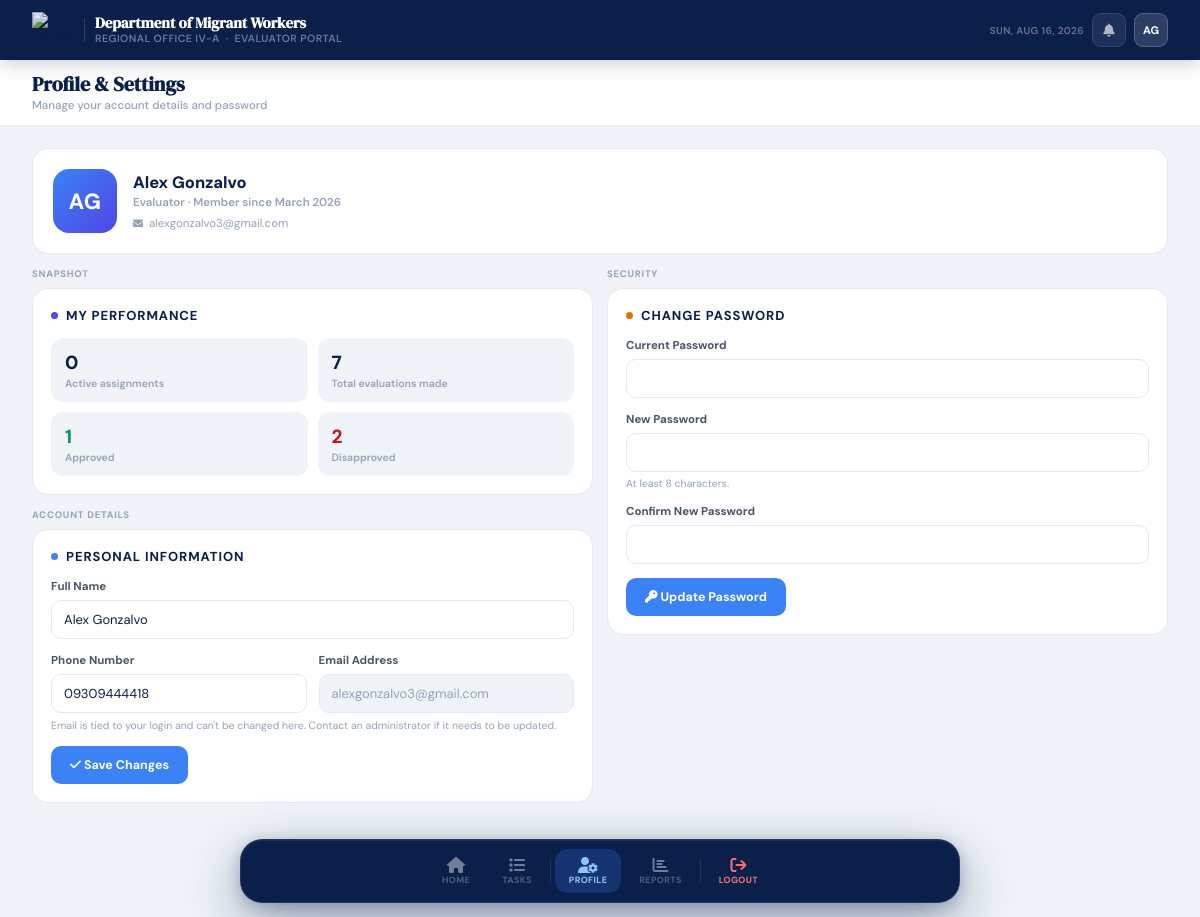
The app's page /evaluator/settings.php (signed in) with its own data.
### tables this page shows
CREATE TABLE `evaluators` (
  `eid` int(11) NOT NULL,
  `email` varchar(100) NOT NULL,
  `full_name` varchar(100) DEFAULT NULL,
  `phone` varchar(20) DEFAULT NULL,
  `created_at` timestamp NOT NULL DEFAULT current_timestamp()
);

### evaluator/settings.php (the view, shortened to what this page needs)
<?php
require_once '../auth.php';
$evaluator_email = $_SESSION['user_email'];
$evaluator_name  = 'Evaluator';
$evaluator_id    = null;
$evaluator_phone = '';
$evaluator_since = null;
$stmt_ev = $database->prepare("
    SELECT eid, full_name, phone, created_at
    FROM evaluators
    WHERE email = ?
    LIMIT 1
");
$stmt_ev->bind_param("s", $evaluator_email);
$stmt_ev->execute();
$ev_result = $stmt_ev->get_result();
if ($ev_result->num_rows === 1) {
    $row             = $ev_result->fetch_assoc();
    $evaluator_id    = (int)$row['eid'];
    $evaluator_name  = $row['full_name'] ?? 'Evaluator';
    $evaluator_phone = $row['phone'] ?? '';
    $evaluator_since = $row['created_at'] ?? null;
}
$perf = [
    'evaluated_total' => 0,
    'approved'        => 0,
    'disapproved'     => 0,
    'for_compliance'  => 0,
    'active_now'      => 0,
];
if ($evaluator_id) {
    $stmt = $database->prepare("
        SELECT decision, COUNT(*) AS cnt
        FROM evaluations
        WHERE evaluator_id = ?
        GROUP BY decision
    ");
    $stmt->bind_param("i", $evaluator_id);
    $stmt->execute();
    $res = $stmt->get_result();
    while ($r = $res->fetch_assoc()) {
        $cnt = (int)$r['cnt'];
        $perf['evaluated_total'] += $cnt;
        if (array_key_exists($r['decision'], $perf)) {
            $perf[$r['decision']] += $cnt;
        }
    }
    $stmt = $database->prepare("
        SELECT COUNT(*) AS cnt FROM applications
        WHERE current_evaluator_id = ? AND handling_party = 'evaluator'
    ");
    $stmt->bind_param("i", $evaluator_id);
    $stmt->execute();
    $perf['active_now'] = (int)$stmt->get_result()->fetch_assoc()['cnt'];
}
$parts    = explode(' ', trim($evaluator_name));
$initials = count($parts) >= 2
    ? strtoupper(substr($parts[0], 0, 1) . substr(end($parts), 0, 1))
    : strtoupper(substr($evaluator_name, 0, 2));
$member_since_label = $evaluator_since ? date('F Y', strtotime($evaluator_since)) : '—';
?>
<!DOCTYPE html>
<html lang="en">
<head>
    <link rel="stylesheet" href="https://cdnjs.cloudflare.com/ajax/libs/font-awesome/6.5.1/css/all.min.css">
    <link rel="stylesheet" href="../css/dashboard.css">
</head>
<body>
    <header class="topbar">
        <div class="topbar-brand">
            <img src="https://dmw.gov.ph/images/dmw_tahanan_ng_ofw_colored.png" alt="DMW">
            <div class="brand-text">
                <h1>Department of Migrant Workers</h1>
                <p>REGIONAL OFFICE IV-A &nbsp;·&nbsp; EVALUATOR PORTAL</p>
            </div>
        </div>
        <div class="topbar-right">
            <span class="topbar-date" id="live-date"></span>
            <div class="tb-btn">
                <i class="fas fa-bell"></i>
            </div>
            <div class="topbar-avatar" id="tb-avatar"><?= htmlspecialchars($initials) ?></div>
        </div>
    </header>
    <div class="subbar">
        <div class="subbar-top">
            <div class="subbar-greeting">
                <h2>Profile &amp; Settings</h2>
                <p>Manage your account details and password</p>
            </div>
        </div>
    </div>
    <div class="main">
        <div class="profile-card fade-in d1">
            <div class="profile-avatar" id="profile-avatar"><?= htmlspecialchars($initials) ?></div>
            <div class="profile-info">
                <div class="profile-name" id="profile-name-display"><?= htmlspecialchars($evaluator_name) ?></div>
                <div class="profile-role">Evaluator &middot; Member since <?= htmlspecialchars($member_since_label) ?></div>
                <div class="profile-email">
                    <i class="fas fa-envelope" style="font-size:10px;"></i>
                    <?= htmlspecialchars($evaluator_email) ?>
                </div>
            </div>
        </div>
        <div class="settings-grid">
            <div>
                <p class="sec-label fade-in d2">Snapshot</p>
                <div class="card fade-in d2">
                    <div class="card-head">
                        <span class="card-title">
                            <span class="ctdot" style="background:var(--indigo)"></span>
                            My Performance
                        </span>
                    </div>
                    <div class="perf-grid">
                        <div class="perf-item">
                            <div class="perf-value"><?= number_format($perf['active_now']) ?></div>
                            <div class="perf-label">Active assignments</div>
                        </div>
                        <div class="perf-item">
                            <div class="perf-value"><?= number_format($perf['evaluated_total']) ?></div>
                            <div class="perf-label">Total evaluations made</div>
                        </div>
                        <div class="perf-item">
                            <div class="perf-value" style="color:#059669;"><?= number_format($perf['approved']) ?></div>
                            <div class="perf-label">Approved</div>
                        </div>
                        <div class="perf-item">
                            <div class="perf-value" style="color:#b91c1c;"><?= number_format($perf['disapproved']) ?></div>
                            <div class="perf-label">Disapproved</div>
                        </div>
                    </div>
                </div>
                <p class="sec-label fade-in d3">Account Details</p>
                <div class="card fade-in d3">
                    <div class="card-head">
                        <span class="card-title">
                            <span class="ctdot" style="background:var(--blue-lt)"></span>
                            Personal Information
                        </span>
                    </div>
                    <form id="profile-form">
                        <div class="form-group">
                            <label class="form-label" for="full_name">Full Name</label>
                            <input type="text" id="full_name" name="full_name" class="form-input"
                                value="<?= htmlspecialchars($evaluator_name) ?>" required>
                        </div>
                        <div class="form-row">
                            <div class="form-group">
                                <label class="form-label" for="phone">Phone Number</label>
                                <input type="text" id="phone" name="phone" class="form-input"
                                    value="<?= htmlspecialchars($evaluator_phone) ?>" placeholder="e.g. 09171234567">
                            </div>
                            <div class="form-group">
                                <label class="form-label" for="email_ro">Email Address</label>
                                <input type="text" id="email_ro" class="form-input" value="<?= htmlspecialchars($evaluator_email) ?>" disabled>
                            </div>
                        </div>
                        <div class="form-hint" style="margin-top:-8px; margin-bottom:14px;">
                            Email is tied to your login and can't be changed here. Contact an administrator if it needs to be updated.
                        </div>
                        <div class="form-actions">
                            <button type="submit" class="btn btn-primary" id="profile-save-btn">
                                <i class="fas fa-check"></i> Save Changes
                            </button>
                        </div>
                    </form>
                </div>
            </div>
            <div>
                <p class="sec-label fade-in d4">Security</p>
                <div class="card fade-in d4">
                    <div class="card-head">
                        <span class="card-title">
                            <span class="ctdot" style="background:#d97706"></span>
                            Change Password
                        </span>
                    </div>
                    <form id="password-form">
                        <div class="form-group">
                            <label class="form-label" for="current_password">Current Password</label>
                            <input type="password" id="current_password" name="current_password" class="form-input" required autocomplete="current-password">
                        </div>
                        <div class="form-group">
                            <label class="form-label" for="new_password">New Password</label>
                            <input type="password" id="new_password" name="new_password" class="form-input" required autocomplete="new-password">
                            <div class="form-hint">At least 8 characters.</div>
                        </div>
                        <div class="form-group">
                            <label class="form-label" for="confirm_password">Confirm New Password</label>
                            <input type="password" id="confirm_password" name="confirm_password" class="form-input" required autocomplete="new-password">
                        </div>
                        <div class="form-actions">
                            <button type="submit" class="btn btn-primary" id="password-save-btn">
                                <i class="fas fa-key"></i> Update Password
                            </button>
                        </div>
                    </form>
                </div>
            </div>
        </div>
    </div>
    <div class="dock-wrap">
        <nav class="dock">
            <a href="index.php" class="dk">
                <i class="fas fa-house"></i>
                <span class="dk-lbl">Home</span>
            </a>
            <a href="applications.php" class="dk">
                <i class="fas fa-list"></i>
                <span class="dk-lbl">Tasks</span>
            </a>
            <a href="profile.php" class="dk active">
                <i class="fas fa-user-gear"></i>
                <span class="dk-lbl">Profile</span>
            </a>
            <a href="reports.php" class="dk">
                <i class="fas fa-chart-bar"></i>
                <span class="dk-lbl">Reports</span>
            </a>
            <div class="dk" onclick="logout('Evaluator')">
                <i class="fas fa-arrow-right-from-bracket" style="color:#f87171"></i>
                <span class="dk-lbl" style="color:#f87171">Logout</span>
            </div>
        </nav>
    </div>
</body>
</html>

### evaluator/settings.php (style rules this page uses)
.topbar-brand img { width: 42px; height: auto; display: block; background: transparent; filter: none; }
.sec-label { font-size: 9.5px; font-weight: 700; letter-spacing: .08em; text-transform: uppercase; color: var(--text3); margin-bottom: 8px; }
.fade-in { opacity: 0; transform: translateY(10px); animation: fi2 .4s ease forwards; }
.d1 { animation-delay: .05s }
.d2 { animation-delay: .1s }
.d3 { animation-delay: .15s }
.d4 { animation-delay: .2s }
.profile-card { display: flex; align-items: center; gap: 16px; background: var(--card); border: 1.5px solid var(--border); border-radius: 16px; padding: 20px; margin-bottom: 14px; }
.profile-avatar { width: 64px; height: 64px; flex-shrink: 0; border-radius: 16px; background: linear-gradient(135deg, var(--blue-lt), var(--indigo)); color: #fff; display: flex; align-items: center; justify-content: center; font-size: 22px; font-weight: 800; letter-spacing: .02em; }
.profile-info { flex: 1; min-width: 0; }
.profile-name { font-size: 16.5px; font-weight: 800; color: var(--text1); }
.profile-role { font-size: 11.5px; font-weight: 600; color: var(--text3); margin-top: 2px; }
.profile-email { font-size: 11.5px; color: var(--text3); margin-top: 6px; display: flex; align-items: center; gap: 6px; }
.card { background: var(--card); border: 1.5px solid var(--border); border-radius: 16px; padding: 18px; margin-bottom: 14px; }
.card-head { display: flex; align-items: center; justify-content: space-between; margin-bottom: 14px; }
.card-title { display: flex; align-items: center; gap: 8px; font-size: 13px; font-weight: 700; color: var(--text1); }
.ctdot { width: 7px; height: 7px; border-radius: 50%; display: inline-block; }
.form-group { margin-bottom: 14px; }
.form-label { display: block; font-size: 11.5px; font-weight: 700; color: var(--text2); margin-bottom: 6px; }
.form-input { width: 100%; padding: 10px 12px; border: 1.5px solid var(--border); border-radius: 10px; font-family: 'DM Sans', sans-serif; font-size: 13px; color: var(--text1); background: #fff; transition: border-color .18s; box-sizing: border-box; }
.form-input:disabled { background: var(--surface); color: var(--text3); cursor: not-allowed; }
.form-hint { font-size: 10.5px; color: var(--text3); margin-top: 5px; }
.form-row { display: flex; gap: 12px; }
.form-row .form-group { flex: 1; }
.form-actions { display: flex; gap: 10px; margin-top: 4px; }
.btn { padding: 10px 18px; border-radius: 10px; font-family: 'DM Sans', sans-serif; font-size: 12.5px; font-weight: 700; cursor: pointer; border: 1.5px solid transparent; transition: opacity .18s, transform .12s; }
.btn-primary { background: var(--blue-lt); color: #fff; }
.perf-grid { display: grid; grid-template-columns: repeat(2, 1fr); gap: 10px; }
.perf-item { background: var(--surface); border-radius: 12px; padding: 12px 14px; }
.perf-value { font-size: 19px; font-weight: 800; color: var(--text1); }
.perf-label { font-size: 10.5px; font-weight: 600; color: var(--text3); margin-top: 2px; }
@media (min-width: 640px) { .settings-grid { display: grid; grid-template-columns: 1fr 1fr; gap: 14px; align-items: start; } }

### records on screen
evaluators: full_name "AG", full_name "Alex Gonzalvo", created_at "March 2026", phone "09309444418"

### other values on screen
$evaluator_email "alexgonzalvo3@gmail.com"
$perf['active_now'] "0"
$perf['evaluated_total'] "7"
$perf['approved'] "1"
$perf['disapproved'] "2"
